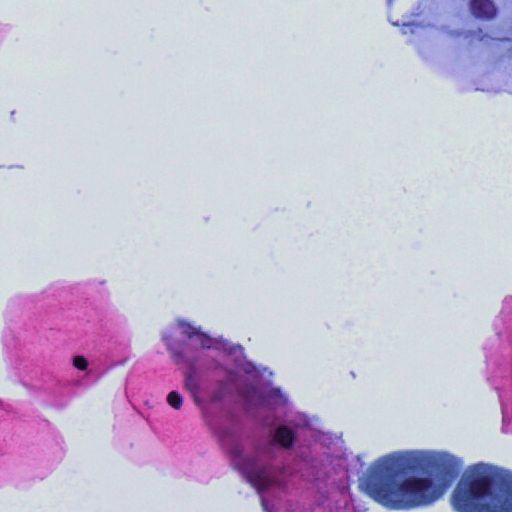
#> input picture assets/images/HR_001.png, 512 x 512 px
$ python -i data_augment.py   (imports and definitions only)
#> lines starting #> are read from the running program, lines starting #| are printed output that depends on the picture; after the words box and inside, x2 and y2 are one past the last pixel; in counts of white or black regions, pixels touching at a corner belong together
#> further down, picture is the input picture: shape (512, 512, 3); mean B, G, R 209.7, 186.9, 198
"""
Created on Wed Oct 31 15:58:18 2018

@author: yujingya
changed by majiabo
time:2019.3.28
====能够使用的函数列表====majiabo add for sr data augment
1. def linear_trans(img):线性变换
2. def contrast(img,c):对比度变换
3. def gamma_trans(img): gama变换
4. def img_noise(img): 加噪声
5. def HSV_trans(): hsv 变换


===========================================================
"""
import os
import numpy as np
from numpy import *
import random
import cv2
from skimage import  morphology
import scipy.ndimage as ndi
import math
import matplotlib.pyplot as plt
from skimage import exposure
"""
linear_trans:线性变换
"""
# [23 lines left out: function linear_trans, not called in this run]

"""
contrast:对比度变换 c 建议取值0.7-1.2
random.random()*0.5 + 0.7
"""
# [13 lines left out: function contrast, not called in this run]
"""
gamma_trans:gamma变换 gamma建议取值 0.6-1.6
"""
# [4 lines left out: function gamma_trans, not called in this run]
"""
img_noise:图像加入噪声
"""
NOISE_NUMBER = 1000
# [7 lines left out: function img_noise, not called in this run]
"""
PCA Jittering:先计算RGB通道的均值和方差，进行归一化，然后在整个训练集上计算协方差矩阵，
进行特征分解，得到特征向量和特征值(这里其实就是PCA分解)，在分解后的特征空间上对特征值
做随机的微小扰动，根据下式计算得到需要对R,G,B扰动的值，把它加回到RGB上去，作者认为这样
的做法可以获得自然图像的一些重要属性，把top-1 error又降低了1%
建议a取值范围为(0-0.004)
random.random()*0.004)
"""
# [17 lines left out: function PCA_Jittering, not called in this run]
"""
Gauss_edge:对输入的图片img的细胞边缘进行高斯滤波处理
"""
def Gauss_edge(img, ks=None): ##高斯模糊
    # 细胞边缘模糊整体图:
    img_edge = img.copy()
    sigmas = random.random()*1.5 + 0.5 #0.5-2
    img_edge_Gauss = cv2.GaussianBlur(img_edge, (int(6*np.ceil(sigmas)+1),int(6*np.ceil(sigmas)+1)), sigmas)
    # 得到细胞前景
    threColor = 8
    threVol = 1024
    wj1 = img.max(axis=2)
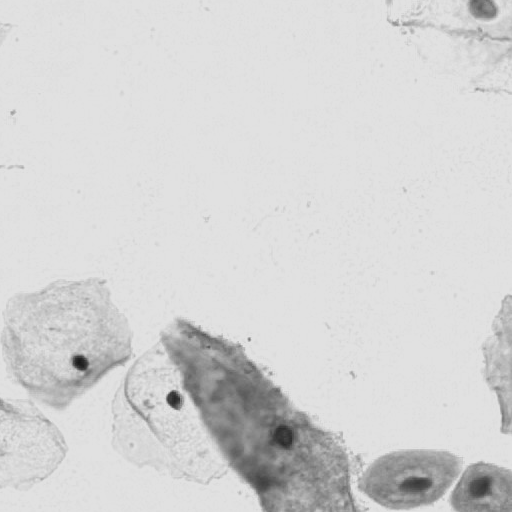
#> wj1: shape (512, 512); min 23, max 225, mean 212.3
    wj2 = img.min(axis=2)
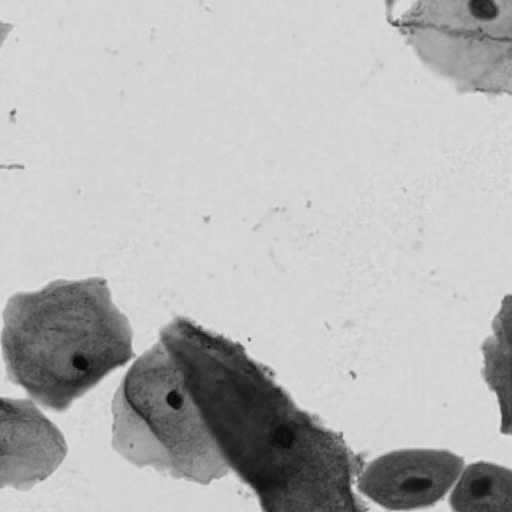
#> wj2: shape (512, 512); min 4, max 225, mean 181.8
    wj3 = wj1 - wj2
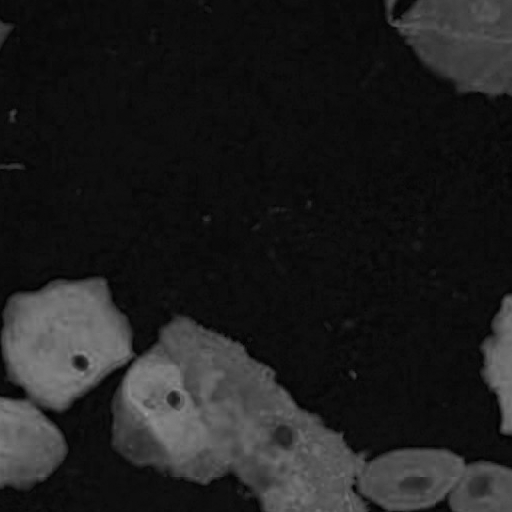
#> wj3: shape (512, 512); min 0, max 154, mean 30.5
    imgBin = wj3 > threColor
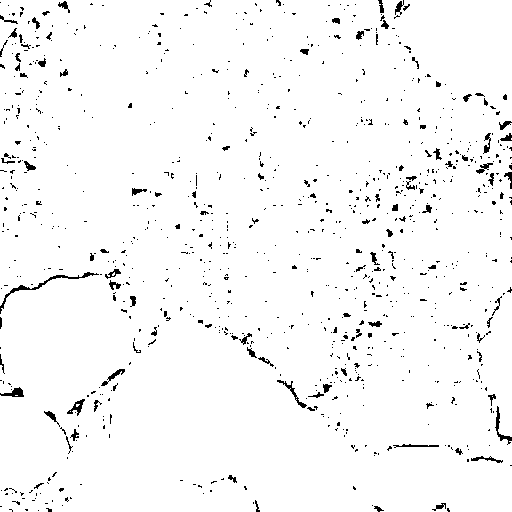
#> imgBin: shape (512, 512) bool; 97.1% white; black in thin lines or dots
    imgBin = morphology.remove_small_objects(imgBin, min_size=threVol)
#> imgBin: shape (512, 512) bool; 97.1% white; black in thin lines or dots
    imgBin = np.uint8(imgBin)
    # 去除孔洞
    kernel = np.ones((5,5),np.uint8)
    imgBin = cv2.dilate(imgBin,kernel,iterations = 1)
#> imgBin: shape (512, 512); values 0 (black) and 1 (white), 100% white; black in thin lines or dots, all inside (x1, y1, x2, y2) = (14, 51, 512, 408)
    imgBin = cv2.erode(imgBin,kernel,iterations = 1)
#> imgBin: shape (512, 512); values 0 (black) and 1 (white), 99.8% white; 12 black regions, largest, box (x1, y1, x2, y2) and area: (12, 388, 23, 397) 91, (74, 401, 82, 410) 66, (110, 269, 119, 277) 48
    # 得到边缘部分大前景:
    kernel = np.ones((15,15),np.uint8)
    imgBin_big = cv2.dilate(imgBin,kernel,iterations = 1)
#> imgBin_big: shape (512, 512); every value is 1
    kernel = np.ones((40,40),np.uint8)
    imgBin_small = cv2.erode(imgBin,kernel,iterations = 1)
#> imgBin_small: shape (512, 512); values 0 (black) and 1 (white), 91.9% white; 10 black regions, largest, box (x1, y1, x2, y2) and area: (465, 116, 512, 199) 2984, (55, 382, 102, 430) 2250, (91, 250, 139, 297) 2232
    imgBin_edge_big = imgBin_big-imgBin_small
    # 得到边缘部分小前景:
    kernel = np.ones((5,5),np.uint8)
    imgBin_big_temp = cv2.dilate(imgBin,kernel,iterations = 1)
    kernel = np.ones((5,5),np.uint8)
    imgBin_small_temp = cv2.erode(imgBin,kernel,iterations = 1)
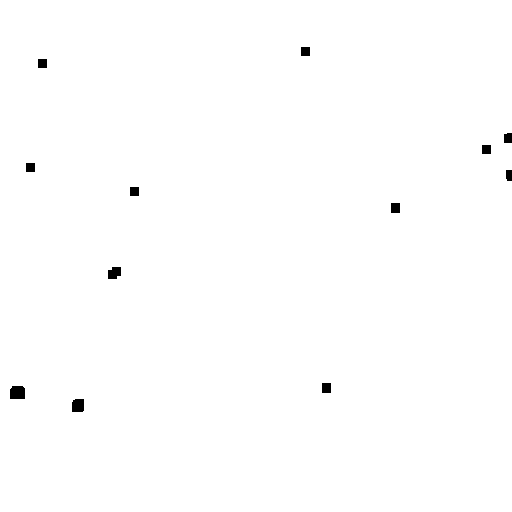
#> imgBin_small_temp: shape (512, 512); values 0 (black) and 1 (white), 99.5% white; 12 black regions, largest, box (x1, y1, x2, y2) and area: (10, 386, 25, 399) 187, (72, 399, 84, 412) 150, (108, 267, 121, 279) 132
    imgBin_edge_small = imgBin_big_temp - imgBin_small_temp
#> imgBin_edge_small: shape (512, 512); values 0 (black) and 1 (white), 0.43% white; 12 white regions, largest, box (x1, y1, x2, y2) and area: (10, 386, 25, 399) 160, (72, 399, 84, 412) 136, (108, 267, 121, 279) 130
    # 在小前景取某一小边缘:
    ind = np.flatnonzero(imgBin_edge_small.copy())
#> ind = 1134 values from 24365 to 210514
    ind = ind[np.random.randint(np.size(ind), size = random.choice([3,4,5]))]
#> ind = [139384, 105863, 198983, 196934]
    indRow, indCol = np.unravel_index(ind, np.shape(imgBin_edge_small))#取1-2个点
#> indRow = [272, 206, 388, 384]; indCol = [120, 391, 327, 326]
    imgmap = np.zeros(np.shape(imgBin_edge_small),np.uint8)
    for k in range(len(indRow)):
        imgmap[int(indRow[k]-40):int(indRow[k]+40),int(indCol[k]-40):int(indCol[k]+40)] = 1
#> this loop made 4 passes
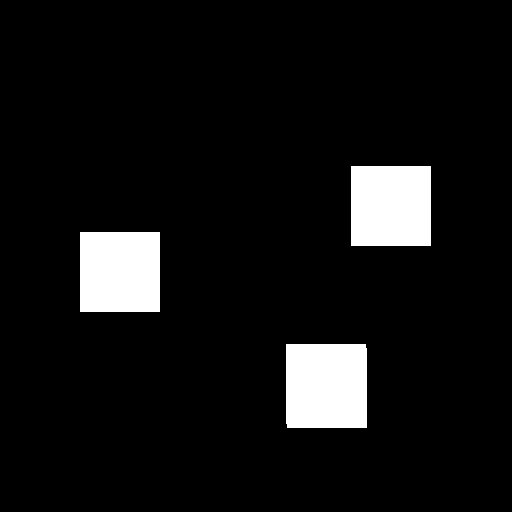
#> imgmap: shape (512, 512); values 0 (black) and 1 (white), 7.5% white; 3 white regions, box (x1, y1, x2, y2) and area: (286, 344, 367, 428) 6796, (351, 166, 431, 246) 6400, (80, 232, 160, 312) 6400

    imgBin_edge = np.multiply(imgBin_edge_big,imgmap)
#> imgBin_edge: shape (512, 512); values 0 (black) and 1 (white), 2.4% white; 3 white regions, box (x1, y1, x2, y2) and area: (91, 250, 139, 297) 2232, (374, 186, 418, 231) 1980, (305, 366, 349, 411) 1980
    sigmas = 5
    imgBin_edge = cv2.GaussianBlur(imgBin_edge, (int(6*np.ceil(sigmas)+1),int(6*np.ceil(sigmas)+1)), sigmas)
#> imgBin_edge: shape (512, 512); values 0 (black) and 1 (white), 2.3% white; 3 white regions, box (x1, y1, x2, y2) and area: (91, 250, 139, 297) 2160, (374, 186, 418, 231) 1904, (305, 366, 349, 411) 1904
    img_edge_Gauss[imgBin_edge==0] = 0
    img[imgBin_edge==1] = 0#原地操作
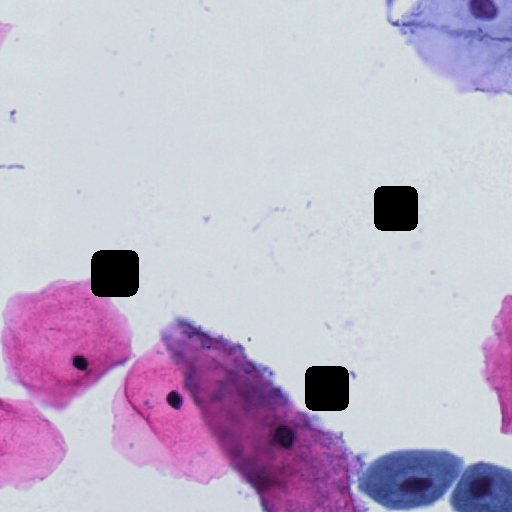
#> img: shape (512, 512, 3); mean B, G, R 204.6, 182, 193.1
    img_new = img + img_edge_Gauss
    # 整体模糊让边缘不突兀
    sigmas = random.random()*0.1 + 0.1 #0.1-0.2
    img_new = cv2.GaussianBlur(img_new,(int(6*np.ceil(sigmas)+1),int(6*np.ceil(sigmas)+1)), sigmas)
    return img_new
"""
Gauss:对输入的图片img整体进行高斯滤波处理
"""
# [5 lines left out: function Gauss, not called in this run]
"""
Sharp:对输入的图片img进行锐化
建议滤波器卷积核中间值：8.3-8.7
"""
# [5 lines left out: function Sharp, not called in this run]
"""
HSV_trans:对输入的图片img进行hsv空间的变换，h：色相，s：饱和度，v：亮度
若做GAN可以适当缩小或者关闭h的变换
"""
# [25 lines left out: function HSV_trans, not called in this run]
"""
RGB_trans:对输入的图片img进行RGB通道随机转换
"""
# [5 lines left out: function RGB_trans, not called in this run]

>>> import cv2
>>> picture = cv2.imread('../assets/images/HR_001.png')
>>> result = Gauss_edge(picture)

$ run again, on assets/images/LR_001.png
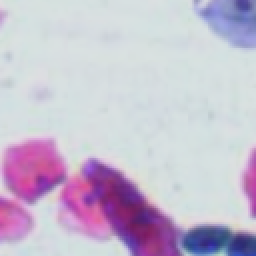
#> input picture assets/images/LR_001.png, 128 x 128 px (shown 2 times larger)
#> picture is the input picture: shape (128, 128, 3); mean B, G, R 208.1, 188.1, 197.9
#> in Gauss_edge, `imgBin = wj3 > threColor`:
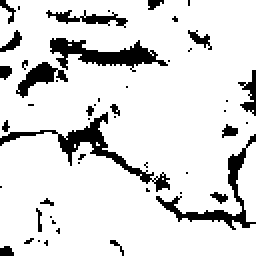
#> imgBin: shape (128, 128) bool (shown 2 times larger); 87.1% white; 50 black regions (36 under 20 px), largest, box (x1, y1, x2, y2) and area: (0, 56, 85, 96) 468, (25, 19, 84, 36) 426, (78, 67, 128, 115) 362
#> imgBin_big: shape (128, 128); values 0 (black) and 1 (white), 99.7% white; 1 black region, box (x1, y1, x2, y2) and area: (122, 83, 128, 96) 43
#> imgBin_small: shape (128, 128); values 0 (black) and 1 (white), 20.4% white; 3 white regions (1 under 20 px), largest, box (x1, y1, x2, y2) and area: (0, 67, 88, 128) 2018, (72, 0, 128, 70) 1328
#> imgBin_edge_big: shape (128, 128); values 0 (black) and 1 (white), 79.3% white; 4 black regions (1 under 20 px), largest, box (x1, y1, x2, y2) and area: (0, 67, 88, 128) 2018, (72, 0, 128, 70) 1328, (122, 83, 128, 96) 43
#> imgBin_small_temp: shape (128, 128); values 0 (black) and 1 (white), 86% white; 10 black regions, largest, box (x1, y1, x2, y2) and area: (24, 17, 80, 34) 622, (112, 66, 128, 114) 591, (0, 30, 29, 49) 353
#> imgBin_edge_small: shape (128, 128); values 0 (black) and 1 (white), 11% white; 10 white regions, largest, box (x1, y1, x2, y2) and area: (24, 17, 80, 34) 528, (0, 30, 29, 49) 316, (112, 66, 128, 114) 301
#> in Gauss_edge, `ind = np.flatnonzero(imgBin_edge_small.copy())`: ind = 1802 values from 1 to 16263
#> in Gauss_edge, `ind = ind[np.random.randint(np.size(ind), size = random.choice([3,4,5]..`: ind = [4367, 4046, 13675, 9210]
#> indRow = [34, 31, 106, 71]; indCol = [15, 78, 107, 122]
#> the loop in Gauss_edge, `for k in range(len(indRow)):` made 4 passes
#> in Gauss_edge, `img[imgBin_edge==1] = 0#原地操作`:
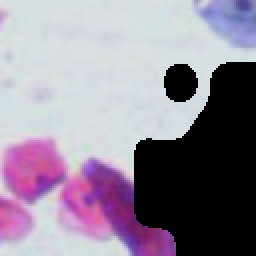
#> img: shape (128, 128, 3) (shown 2 times larger); mean B, G, R 150.9, 135.1, 144.9
